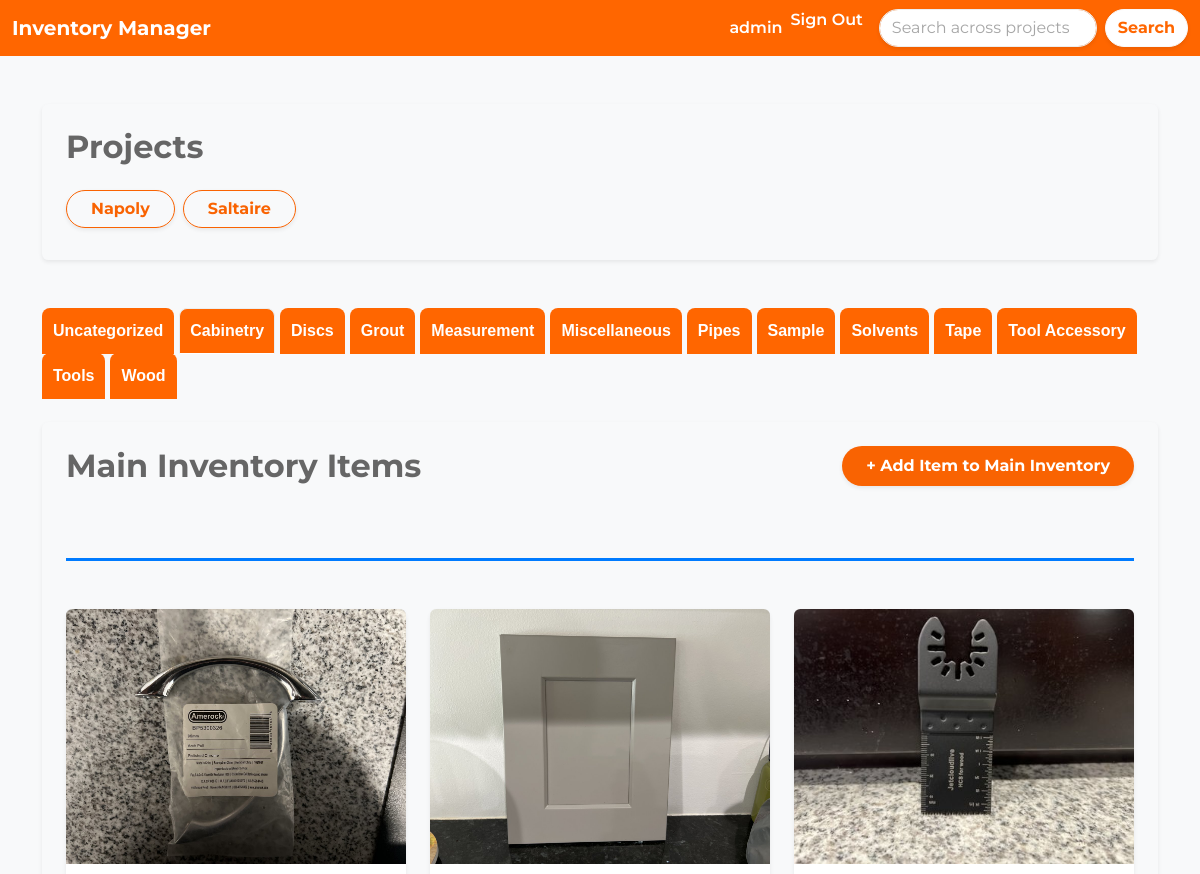
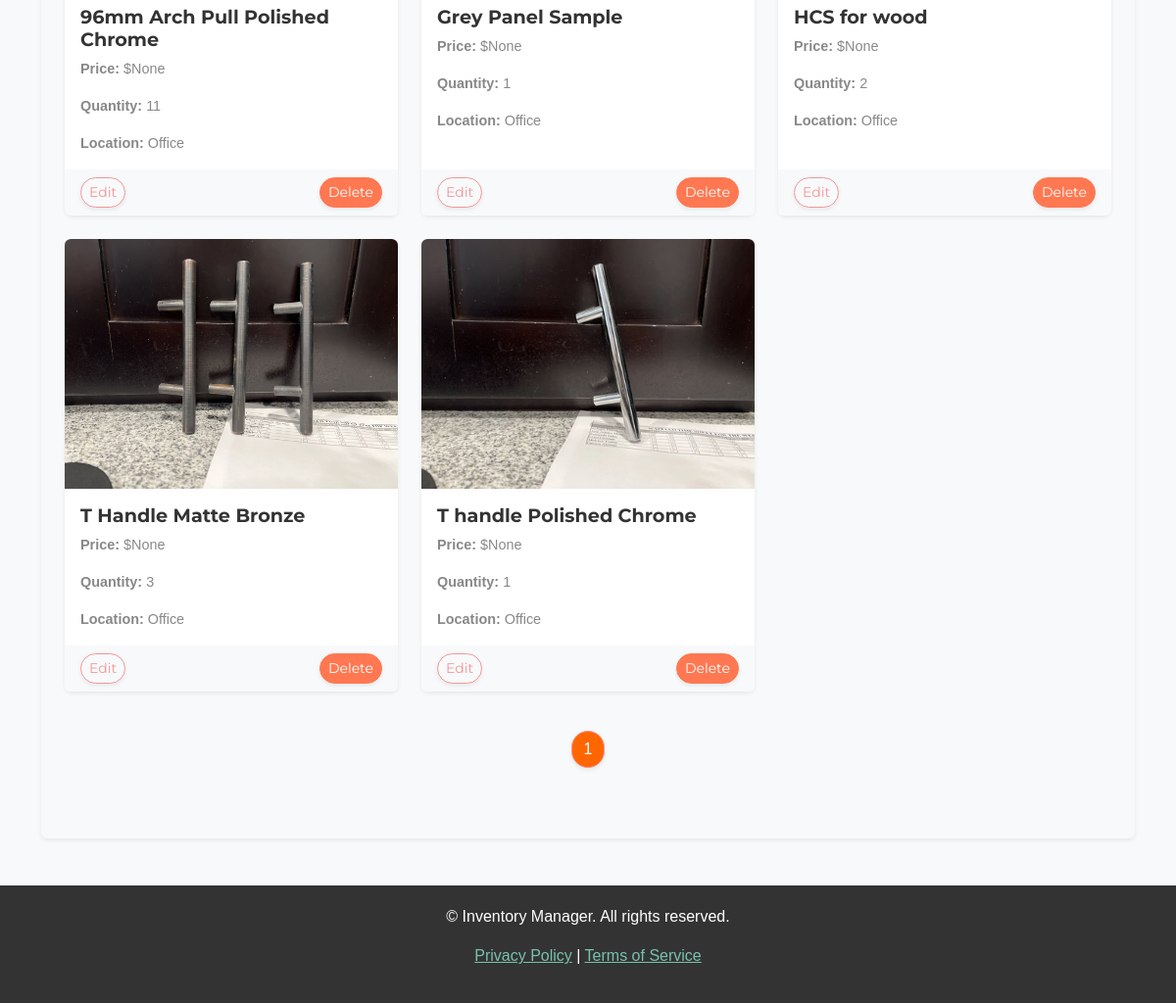
The app's page /dashboard/?page_Cabinetry=1&active_category=Cabinetry (signed in) with its own data (2 pictures, top to bottom).
### inventory/models.py (models this page shows, shortened)
class Project(models.Model):
	name = models.CharField(max_length=200)
	description = models.TextField(blank=True, null=True)
	user = models.ForeignKey(User, on_delete=models.CASCADE)
	date_created = models.DateTimeField(auto_now_add=True)

class Category(models.Model):
    name = models.CharField(max_length=200)
    class Meta:
        verbose_name_plural = 'categories'
        ordering = ['name']  # Ensure categories are listed in alphabetical order

class InventoryItem(models.Model):
    name = models.CharField(max_length=200)
    quantity = models.IntegerField()
    category = models.ForeignKey('Category', on_delete=models.SET_NULL, blank=True, null=True)
    price = models.DecimalField(max_digits=10, decimal_places=2, blank=True, null=True)
    date_created = models.DateTimeField(auto_now_add=True)
    user = models.ForeignKey(User, on_delete=models.CASCADE)
    project = models.ForeignKey(Project, on_delete=models.CASCADE, related_name="inventory_items", blank=False, null=False)
    image = models.ImageField(upload_to='inventory_images/', null=True, blank=True)
    location = models.ForeignKey('Location', on_delete=models.SET_NULL, blank=True, null=True)

class Location(models.Model):
    name = models.CharField(max_length=100)

### inventory/views.py (the view)
# urls.py: path('dashboard/', Dashboard.as_view(), name='dashboard'),
class Dashboard(LoginRequiredMixin, View):
    def get(self, request):
        main_project = Project.objects.filter(name="Main Project").first()
        projects = Project.objects.exclude(id=main_project.id).order_by('name') if main_project else Project.objects.all().order_by('name')
        search_query = request.GET.get('search', '')
        items = InventoryItem.objects.filter(project=main_project)
        if search_query:
            items = items.filter(name__icontains=search_query)
        items = items.order_by('category__name', 'name')
        grouped_inventory = {}
        items_per_page = 9
        for item in items:
            category = item.category.name if item.category else 'Uncategorized'  # Handle missing categories
            if category not in grouped_inventory:
                grouped_inventory[category] = []
            grouped_inventory[category].append(item)
        category_pages = {}
        active_category = request.GET.get('active_category', list(grouped_inventory.keys())[0])  # Default to first category
        for category, item_list in grouped_inventory.items():
            paginator = Paginator(item_list, items_per_page)
            page_number = request.GET.get(f'page_{category}', 1)
            category_pages[category] = paginator.get_page(page_number)
        return render(request, 'inventory/dashboard.html', {
            'main_project': main_project,
            'projects': projects,
            'grouped_inventory': category_pages,
            'active_category': active_category,
        })

### inventory/templates/inventory/dashboard.html (shortened to what this page needs)
{% extends 'inventory/base.html' %}
{% load crispy_forms_tags %}
{% block content %}
    <div class="container mt-5">
        <div class="card shadow-sm p-4 mb-5 rounded" style="border: none; background-color: var(--light-grey);">
            <h2 class="mb-4" style="color: var(--dark-grey); font-weight: bold;">Projects</h2>
            {% if projects %}
                <div class="d-flex flex-wrap gap-2">
                    {% for project in projects %}
                        <a href="{% url 'project_inventory' project.id %}" class="btn btn-outline-primary mb-2 rounded-pill shadow-sm px-4" style="font-weight: bold; color: var(--primary-color);">
                            {{ project.name }}
                        </a>
                    {% endfor %}
                </div>
            {% else %}
                <p style="color: var(--dark-grey);">No projects available.</p>
            {% endif %}
        </div>
        <div class="category-tabs mb-4">
            <ul class="nav nav-tabs border-0" style="font-weight: bold;">
                {% for category, items in grouped_inventory.items %}
                    <li class="nav-item">
                        <a class="nav-link {% if category == active_category %}active{% endif %}"
                           data-bs-toggle="tab" href="#category_{{ forloop.counter }}"
                           onclick="setActiveCategory('{{ category }}')"
                           style="color: #FFFFFF; background-color: #FF6600; border-radius: 8px 8px 0 0; padding: 10px; margin-right: 5px; text-align: center;">
                            {{ category }}
                        </a>
                    </li>
                {% endfor %}
            </ul>
        </div>
        <div class="card shadow-sm p-4 mb-5 rounded" style="border: none; background-color: var(--light-grey);">
            <div class="d-flex justify-content-between align-items-center mb-4">
                <h2 class="mb-0" style="color: var(--dark-grey); font-weight: bold;">Main Inventory Items</h2>
                <a href="{% url 'add-item' %}" class="btn btn-primary rounded-pill px-4 py-2 shadow-sm">+ Add Item to Main Inventory</a>
            </div>
            <div class="tab-content">
                {% for category, items in grouped_inventory.items %}
                    <div class="tab-pane fade {% if category == active_category %}show active{% endif %}" id="category_{{ forloop.counter }}">
                        <div class="category-section my-5">
                            <div class="row mt-4">
                                {% for item in items %}
                                    <div class="col-md-4 col-sm-6 mb-4">
                                        <div class="card h-100 shadow-sm" style="border-radius: 8px;">
                                            {% if item.image %}
                                                <img src="{{ item.image.url }}" class="card-img-top rounded-top" alt="{{ item.name }}">
                                            {% else %}
                                                <img src="https://via.placeholder.com/150" class="card-img-top rounded-top" alt="Placeholder Image">
                                            {% endif %}
                                            <div class="card-body">
                                                <h5 class="card-title" style="color: var(--secondary-color); font-weight: bold;">{{ item.name }}</h5>
                                                <p class="card-text"><strong>Price:</strong> ${{ item.price }}</p>
                                                <p class="card-text"><strong>Quantity:</strong> {{ item.quantity }}</p>
                                                {% if item.location %}
                                                    <p class="card-text"><strong>Location:</strong> {{ item.location.name }}</p>
                                                {% else %}
                                                    <p class="card-text"><strong>Location:</strong> Not specified</p>
                                                {% endif %}
                                            </div>
                                            <div class="card-footer d-flex justify-content-between" style="background-color: var(--light-grey); border-top: none;">
                                                {% if user.is_staff %}
                                                    <a href="{% url 'edit-item' item.id %}" class="btn btn-outline-secondary btn-sm rounded-pill shadow-sm">Edit</a>
                                                    <a href="{% url 'delete-item' item.id %}" class="btn btn-danger btn-sm rounded-pill shadow-sm">Delete</a>
                                                {% endif %}
                                            </div>
                                        </div>
                                    </div>
                                {% endfor %}
                            </div>
                            <div class="pagination-controls mt-3">
                                <nav aria-label="Page navigation">
                                    <ul class="pagination justify-content-center">
                                        {% for num in items.paginator.page_range %}
                                            <li class="page-item {% if items.number == num %}active{% endif %}">
                                                <a class="page-link rounded-pill shadow-sm {% if items.number == num %}text-white{% else %}text-dark{% endif %}"
                                                   href="?page_{{ category }}={{ num }}&active_category={{ category }}"
                                                   style="{% if items.number == num %}background-color: #ff6600; color: white;{% else %}background-color: #f5f5f5; color: #444444; border: 1px solid #e0e0e0;{% endif %}">
                                                    {{ num }}
                                                </a>
                                            </li>
                                        {% endfor %}
                                    </ul>
                                </nav>
                            </div>
                        </div>
                    </div>
                {% endfor %}
            </div>
        </div>
    </div>
{% endblock %}

### inventory/templates/inventory/navigation.html (shortened to what this page needs)
<nav class="navbar navbar-expand-lg" style="background-color: #FF6600;">
    <div class="container-fluid">
        <a class="navbar-brand text-white fw-bold" href="{% url 'dashboard' %}">Inventory Manager</a>
        <div class="collapse navbar-collapse justify-content-end" id="navbarNav">
            <ul class="navbar-nav">
                {% if user.is_authenticated %}
                    <li class="nav-item">
                        <a class="nav-link text-white fw-semibold" href="#">{{ user.username }}</a>
                    </li>
                    <li class="nav-item">
                        <form method="POST" action="{% url 'logout' %}" style="display:inline;">
                            <button type="submit" class="nav-link text-white fw-semibold" style="background:none; border:none; padding:0; color:inherit; cursor:pointer;">
                                Sign Out
                            </button>
                        </form>
                    </li>
                {% endif %}
            </ul>
            <form method="GET" action="{% url 'search_results' %}" class="d-flex ms-3">
                <input class="form-control me-2 rounded-pill shadow-sm" type="search" name="search" placeholder="Search across projects..." aria-label="Search" value="{{ request.GET.search }}">
                <button class="btn btn-light rounded-pill shadow-sm fw-bold" type="submit" style="background-color: #FFFFFF; color: #FF6600;">Search</button>
            </form>
        </div>
    </div>
</nav>

### inventory/static/css/style.css (style rules this page uses)
.category-section { border-top: 3px solid #007bff; padding-top: 1.5rem; margin-top: 2rem; }
:root { --primary-color: #f96302; --secondary-color: #333333; --light-grey: #f8f9fa; --dark-grey: #666666; --accent-color: #ffb732; }
body { font-family: Arial, sans-serif; color: var(--secondary-color); background-color: var(--light-grey); }
.navbar { background-color: var(--primary-color); color: white; }
.nav-link, .navbar-brand { color: white !important; font-weight: bold; }
h1, h2, h3, h4, h5, h6 { color: var(--dark-grey); font-weight: bold; }
.card { border: none; box-shadow: 0px 4px 8px rgba(0, 0, 0, 0.1); border-radius: 8px; }
.card-title { font-size: 1.2rem; color: var(--secondary-color); }
.card-body p { font-size: 0.9rem; }
.btn-primary { background-color: var(--primary-color); border: none; color: white; font-weight: bold; }
.btn-outline-primary { color: var(--primary-color); border: 1px solid var(--primary-color); }
.form-control { border-radius: 20px; }

### records on screen
Project: name "Napoly"
Project: name "Saltaire"
Category: grouped_inventory "Cabinetry"
Category: grouped_inventory "Discs"
Category: grouped_inventory "Grout"
Category: grouped_inventory "Measurement"
Category: grouped_inventory "Miscellaneous"
Category: grouped_inventory "Pipes"
Category: grouped_inventory "Sample"
Category: grouped_inventory "Solvents"
Category: grouped_inventory "Tape"
Category: grouped_inventory "Tool Accessory"
Category: grouped_inventory "Tools"
Category: grouped_inventory "Wood"
InventoryItem: image (picture), name "96mm Arch Pull Polished Chrome", price "None", quantity "11", location.name "Office"
InventoryItem: image (picture), name "Grey Panel Sample", price "None", quantity "1", location.name "Office"
InventoryItem: image (picture), name "HCS for wood", price "None", quantity "2", location.name "Office"
InventoryItem: image (picture), name "T Handle Matte Bronze", price "None", quantity "3", location.name "Office"
InventoryItem: image (picture), name "T handle Polished Chrome", price "None", quantity "1", location.name "Office"

### other values on screen
{{ user.username }} "admin"
{{ category }} "Uncategorized"
{{ num }} "1"
